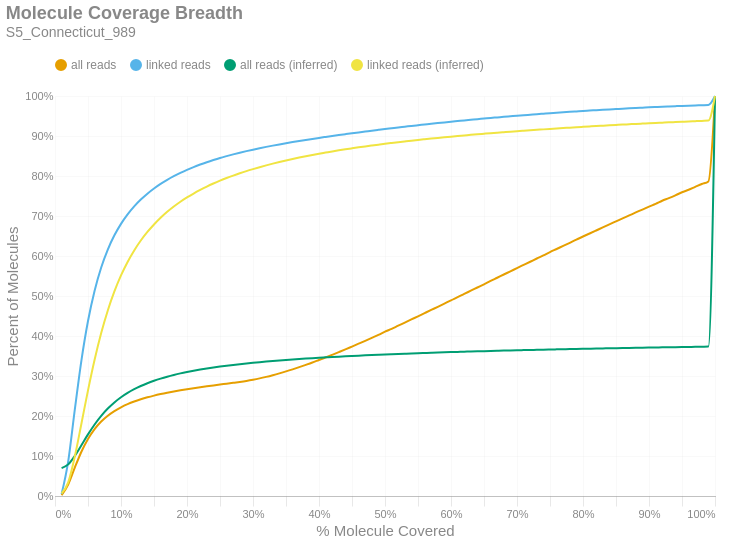

The code cell stored with this chart in its notebook:
### Markdown cell above
### Molecule Read Coverage
This chart shows molecule coverage breadth as computed by the number of bases aligned to that molecule. In other words, "*how much of each unique long molecule is actually sequenced/aligned?*" Keep in mind there is a distinction between sequences and alignments, since some sequences belonging to a particular molecule may not align well and wouldn't appear in the alignment data. This chart also shows molecule coverage breadth as computed by the *inferred fragment* from which the aligned sequences originate. Unlike read coverage, this calculation takes into account the total insert size, including unsequenced gaps between the forward and reverse reads. Like the previous figures, these are cumulative percents.

### Code cell
if SKIPLR:
    print_html(f"Skipped")
else:
    binned_df = consolidated_hist(valids['coverage_bp'], mask, 0.01, True)
    binned_df_inf = consolidated_hist(valids['coverage_inserts'], mask, 0.01, True)
    binned_df = binned_df.with_columns(pl.lit(binned_df_inf['all reads (cumsum)']).alias('all reads (inferred)'))
    binned_df = binned_df.with_columns(pl.lit(binned_df_inf['linked reads (cumsum)']).alias('linked reads (inferred)'))
    binned_df = binned_df.with_columns(
        (pl.col('bin').cast(pl.Float64) + 0.01).alias('right_edge')
    )

    with SafeRender(binned_df):
        (
            density_plot(binned_df, 'Molecule Coverage Breadth', samplename, 'molcov', ['all reads (inferred)','linked reads (inferred)'])
            .encode(
                #x=alt.X('bin:Q', title="% Molecule Covered").axis(format = '%').scale(padding=0),
                x=alt.X('right_edge:Q', title="% Molecule Covered").axis(format='%').scale(padding=0),
                y=alt.Y('value:Q', title='Percent of Molecules')
                    .axis(format='%')
                    .stack(False)
                    .scale(domainMin=0, padding=0),
                color=alt.Color("key:N").scale(domain = ["all reads", "linked reads", "all reads (inferred)", "linked reads (inferred)"]),
                tooltip = [
                    alt.Tooltip("key:N", title = "Data Type"),
                    alt.Tooltip("range_label:N", title="% Molecule Covered"),
                    alt.Tooltip("value:Q", format = ".2%", title="% Molecules")
                ]
            )
        ).display()

### Figure 1 — Vega-Lite specification as saved in the notebook (floating-point values rounded to 4 significant figures)
{"width": "container", "height": 400, "config": {"title": {"anchor": "start", "dy": -15, "fontSize": 18, "color": "#888888", "subtitleColor": "#888888", "subtitleFontSize": 14}, "arc": {"fill": "#0072B2"}, "axis": {"domainColor": "#888888", "domainWidth": 0.5, "gridWidth": 0.2, "grid": false, "titleFontWeight": 400, "titleFontSize": 15, "labelFontSize": 11, "labelColor": "#888888", "tickColor": "#888888", "tickWidth": 0.2, "titleColor": "#888888"}, "axisBand": {"grid": false}, "axisX": {"grid": true, "tickSize": 10, "domainCap": "round"}, "axisY": {"domain": false, "grid": true, "tickSize": 0, "domainCap": "round"}, "background": "transparent", "header": {"labelFontSize": 15, "labelColor": "#888888", "titleFontSize": 15, "titleFontWeight": 600, "titleColor": "#888888"}, "legend": {"labelFont": "sans-serif", "labelFontSize": 12, "labelColor": "#888888", "symbolSize": 100, "symbolType": "circle", "titleFontSize": 12, "titlePadding": 10, "titleColor": "#888888", "title": null, "orient": "top"}, "range": {"category": ["#E69F00", "#56B4E9", "#009E73", "#F0E442", "#0072B2", "#D55E00", "#CC79A7", "#000000"], "diverging": ["#cfe8f3", "#a2d4ec", "#73bfe2", "#46abdb", "#1696d2", "#12719e"]}, "area": {"fill": "#0072B2", "fillOpacity": 0.7, "line": true, "strokeOpacity": 0.7}, "line": {"color": "#0072B2", "stroke": "#0072B2", "strokeWidth": 2}, "trail": {"color": "#0072B2", "stroke": "#0072B2", "strokeWidth": 0, "size": 1}, "point": {"filled": true, "fillOpacity": 1.0, "size": 95}, "text": {"color": "#888888", "fontSize": 11, "align": "right", "fontWeight": 400, "size": 11}, "bar": {"fill": "#0072B2", "stroke": null}, "view": {"stroke": null, "continuousWidth": 660, "continuousHeight": 400}}, "data": {"name": "data-5de0cceea091cc17e1b9c562d3b13e7b"}, "mark": {"type": "line", "interpolate": "monotone", "point": {"opacity": 0, "size": 275}}, "encoding": {"color": {"field": "key", "scale": {"domain": ["all reads", "linked reads", "all reads (inferred)", "linked reads (inferred)"]}, "type": "nominal"}, "tooltip": [{"field": "key", "title": "Data Type", "type": "nominal"}, {"field": "range_label", "title": "% Molecule Covered", "type": "nominal"}, {"field": "value", "format": ".2%", "title": "% Molecules", "type": "quantitative"}], "x": {"axis": {"format": "%"}, "field": "right_edge", "scale": {"padding": 0}, "title": "% Molecule Covered", "type": "quantitative"}, "y": {"axis": {"format": "%"}, "field": "value", "scale": {"domainMin": 0, "padding": 0}, "stack": false, "title": "Percent of Molecules", "type": "quantitative"}}, "params": [{"name": "param_c36ac31b6afebe62", "select": {"type": "point", "fields": ["key"]}, "bind": "legend"}], "title": {"text": "Molecule Coverage Breadth", "subtitle": "S5_Connecticut_989"}, "transform": [{"fold": ["all reads (cumsum)", "linked reads (cumsum)", "all reads (inferred)", "linked reads (inferred)"]}, {"calculate": "replace(datum.key, ' (cumsum)', '')", "as": "key"}, {"filter": {"param": "param_c36ac31b6afebe62"}}], "usermeta": {"embedOptions": {"downloadFileName": "S5_Connecticut_989.molcov"}}, "$schema": "https://vega.github.io/schema/vega-lite/v6.1.0.json", "datasets": {"data-5de0cceea091cc17e1b9c562d3b13e7b": [{"bin": "0.0", "interval": "0.0-0.01", "all reads": 0.001821, "linked reads": 0.004785, "all reads (cumsum)": 0.001821, "linked reads (cumsum)": 0.004785, "range_label": "0.0-0.01", "all reads (inferred)": 0.06963, "linked reads (inferred)": 0.006512, "right_edge": 0.01}, {"bin": "0.01", "interval": "0.01-0.02", "all reads": 0.02695, "linked reads": 0.0816, "all reads (cumsum)": 0.02877, "linked reads (cumsum)": 0.08638, "range_label": "0.01-0.02", "all reads (inferred)": 0.07909, "linked reads (inferred)": 0.03389, "right_edge": 0.02}, {"bin": "0.02", "interval": "0.02-0.03", "all reads": 0.0421, "linked reads": 0.1295, "all reads (cumsum)": 0.07087, "linked reads (cumsum)": 0.2159, "range_label": "0.02-0.03", "all reads (inferred)": 0.1004, "linked reads (inferred)": 0.09859, "right_edge": 0.03}, {"bin": "0.03", "interval": "0.03-0.04", "all reads": 0.0398, "linked reads": 0.1227, "all reads (cumsum)": 0.1107, "linked reads (cumsum)": 0.3385, "range_label": "0.03-0.04", "all reads (inferred)": 0.1271, "linked reads (inferred)": 0.1807, "right_edge": 0.04}, {"bin": "0.04", "interval": "0.04-0.05", "all reads": 0.03203, "linked reads": 0.09884, "all reads (cumsum)": 0.1427, "linked reads (cumsum)": 0.4374, "range_label": "0.04-0.05", "all reads (inferred)": 0.154, "linked reads (inferred)": 0.264, "right_edge": 0.05}, {"bin": "0.05", "interval": "0.05-0.06", "all reads": 0.02462, "linked reads": 0.07582, "all reads (cumsum)": 0.1673, "linked reads (cumsum)": 0.5132, "range_label": "0.05-0.06", "all reads (inferred)": 0.1788, "linked reads (inferred)": 0.3406, "right_edge": 0.06}, {"bin": "0.06", "interval": "0.06-0.07", "all reads": 0.01889, "linked reads": 0.05814, "all reads (cumsum)": 0.1862, "linked reads (cumsum)": 0.5713, "range_label": "0.06-0.07", "all reads (inferred)": 0.2003, "linked reads (inferred)": 0.4075, "right_edge": 0.07}, {"bin": "0.07", "interval": "0.07-0.08", "all reads": 0.0146, "linked reads": 0.04482, "all reads (cumsum)": 0.2008, "linked reads (cumsum)": 0.6162, "range_label": "0.07-0.08", "all reads (inferred)": 0.2186, "linked reads (inferred)": 0.4639, "right_edge": 0.08}, {"bin": "0.08", "interval": "0.08-0.09", "all reads": 0.01161, "linked reads": 0.03558, "all reads (cumsum)": 0.2124, "linked reads (cumsum)": 0.6517, "range_label": "0.08-0.09", "all reads (inferred)": 0.2339, "linked reads (inferred)": 0.5113, "right_edge": 0.09}, {"bin": "0.09", "interval": "0.09-0.1", "all reads": 0.009362, "linked reads": 0.0286, "all reads (cumsum)": 0.2218, "linked reads (cumsum)": 0.6803, "range_label": "0.09-0.1", "all reads (inferred)": 0.2469, "linked reads (inferred)": 0.5515, "right_edge": 0.1}, {"bin": "0.1", "interval": "0.1-0.11", "all reads": 0.007786, "linked reads": 0.02371, "all reads (cumsum)": 0.2296, "linked reads (cumsum)": 0.704, "range_label": "0.1-0.11", "all reads (inferred)": 0.2578, "linked reads (inferred)": 0.5852, "right_edge": 0.11}, {"bin": "0.11", "interval": "0.11-0.12", "all reads": 0.00657, "linked reads": 0.01995, "all reads (cumsum)": 0.2361, "linked reads (cumsum)": 0.724, "range_label": "0.11-0.12", "all reads (inferred)": 0.2671, "linked reads (inferred)": 0.614, "right_edge": 0.12}, {"bin": "0.12", "interval": "0.12-0.13", "all reads": 0.005622, "linked reads": 0.01708, "all reads (cumsum)": 0.2418, "linked reads (cumsum)": 0.7411, "range_label": "0.12-0.13", "all reads (inferred)": 0.2751, "linked reads (inferred)": 0.6387, "right_edge": 0.13}, {"bin": "0.13", "interval": "0.13-0.14", "all reads": 0.004911, "linked reads": 0.01482, "all reads (cumsum)": 0.2467, "linked reads (cumsum)": 0.7559, "range_label": "0.13-0.14", "all reads (inferred)": 0.282, "linked reads (inferred)": 0.6601, "right_edge": 0.14}, {"bin": "0.14", "interval": "0.14-0.15", "all reads": 0.004317, "linked reads": 0.01296, "all reads (cumsum)": 0.251, "linked reads (cumsum)": 0.7688, "range_label": "0.14-0.15", "all reads (inferred)": 0.2881, "linked reads (inferred)": 0.6789, "right_edge": 0.15}, {"bin": "0.15", "interval": "0.15-0.16", "all reads": 0.003838, "linked reads": 0.01142, "all reads (cumsum)": 0.2548, "linked reads (cumsum)": 0.7803, "range_label": "0.15-0.16", "all reads (inferred)": 0.2935, "linked reads (inferred)": 0.6956, "right_edge": 0.16}, {"bin": "0.16", "interval": "0.16-0.17", "all reads": 0.003469, "linked reads": 0.01024, "all reads (cumsum)": 0.2583, "linked reads (cumsum)": 0.7905, "range_label": "0.16-0.17", "all reads (inferred)": 0.2983, "linked reads (inferred)": 0.7104, "right_edge": 0.17}, {"bin": "0.17", "interval": "0.17-0.18", "all reads": 0.003152, "linked reads": 0.009134, "all reads (cumsum)": 0.2614, "linked reads (cumsum)": 0.7996, "range_label": "0.17-0.18", "all reads (inferred)": 0.3026, "linked reads (inferred)": 0.7237, "right_edge": 0.18}, {"bin": "0.18", "interval": "0.18-0.19", "all reads": 0.002901, "linked reads": 0.008232, "all reads (cumsum)": 0.2643, "linked reads (cumsum)": 0.8079, "range_label": "0.18-0.19", "all reads (inferred)": 0.3065, "linked reads (inferred)": 0.7357, "right_edge": 0.19}, {"bin": "0.19", "interval": "0.19-0.2", "all reads": 0.002727, "linked reads": 0.007592, "all reads (cumsum)": 0.2671, "linked reads (cumsum)": 0.8155, "range_label": "0.19-0.2", "all reads (inferred)": 0.31, "linked reads (inferred)": 0.7464, "right_edge": 0.2}, {"bin": "0.2", "interval": "0.2-0.21", "all reads": 0.002534, "linked reads": 0.006844, "all reads (cumsum)": 0.2696, "linked reads (cumsum)": 0.8223, "range_label": "0.2-0.21", "all reads (inferred)": 0.3132, "linked reads (inferred)": 0.7562, "right_edge": 0.21}, {"bin": "0.21", "interval": "0.21-0.22", "all reads": 0.00241, "linked reads": 0.006342, "all reads (cumsum)": 0.272, "linked reads (cumsum)": 0.8286, "range_label": "0.21-0.22", "all reads (inferred)": 0.3161, "linked reads (inferred)": 0.7652, "right_edge": 0.22}, {"bin": "0.22", "interval": "0.22-0.23", "all reads": 0.002294, "linked reads": 0.00585, "all reads (cumsum)": 0.2743, "linked reads (cumsum)": 0.8345, "range_label": "0.22-0.23", "all reads (inferred)": 0.3188, "linked reads (inferred)": 0.7736, "right_edge": 0.23}, {"bin": "0.23", "interval": "0.23-0.24", "all reads": 0.002215, "linked reads": 0.005441, "all reads (cumsum)": 0.2765, "linked reads (cumsum)": 0.8399, "range_label": "0.23-0.24", "all reads (inferred)": 0.3213, "linked reads (inferred)": 0.7812, "right_edge": 0.24}, {"bin": "0.24", "interval": "0.24-0.25", "all reads": 0.002162, "linked reads": 0.00511, "all reads (cumsum)": 0.2787, "linked reads (cumsum)": 0.845, "range_label": "0.24-0.25", "all reads (inferred)": 0.3236, "linked reads (inferred)": 0.7883, "right_edge": 0.25}, {"bin": "0.25", "interval": "0.25-0.26", "all reads": 0.002071, "linked reads": 0.004617, "all reads (cumsum)": 0.2808, "linked reads (cumsum)": 0.8497, "range_label": "0.25-0.26", "all reads (inferred)": 0.3258, "linked reads (inferred)": 0.7949, "right_edge": 0.26}, {"bin": "0.26", "interval": "0.26-0.27", "all reads": 0.002133, "linked reads": 0.00444, "all reads (cumsum)": 0.2829, "linked reads (cumsum)": 0.8541, "range_label": "0.26-0.27", "all reads (inferred)": 0.3278, "linked reads (inferred)": 0.801, "right_edge": 0.27}, {"bin": "0.27", "interval": "0.27-0.28", "all reads": 0.00223, "linked reads": 0.004152, "all reads (cumsum)": 0.2851, "linked reads (cumsum)": 0.8583, "range_label": "0.27-0.28", "all reads (inferred)": 0.3296, "linked reads (inferred)": 0.8068, "right_edge": 0.28}, {"bin": "0.28", "interval": "0.28-0.29", "all reads": 0.002535, "linked reads": 0.00393, "all reads (cumsum)": 0.2877, "linked reads (cumsum)": 0.8622, "range_label": "0.28-0.29", "all reads (inferred)": 0.3314, "linked reads (inferred)": 0.8122, "right_edge": 0.29}, {"bin": "0.29", "interval": "0.29-0.3", "all reads": 0.002966, "linked reads": 0.003692, "all reads (cumsum)": 0.2906, "linked reads (cumsum)": 0.8659, "range_label": "0.29-0.3", "all reads (inferred)": 0.333, "linked reads (inferred)": 0.8172, "right_edge": 0.3}, {"bin": "0.3", "interval": "0.3-0.31", "all reads": 0.003404, "linked reads": 0.003511, "all reads (cumsum)": 0.294, "linked reads (cumsum)": 0.8694, "range_label": "0.3-0.31", "all reads (inferred)": 0.3346, "linked reads (inferred)": 0.822, "right_edge": 0.31}, {"bin": "0.31", "interval": "0.31-0.32", "all reads": 0.003846, "linked reads": 0.003381, "all reads (cumsum)": 0.2979, "linked reads (cumsum)": 0.8728, "range_label": "0.31-0.32", "all reads (inferred)": 0.3361, "linked reads (inferred)": 0.8266, "right_edge": 0.32}, {"bin": "0.32", "interval": "0.32-0.33", "all reads": 0.004213, "linked reads": 0.003193, "all reads (cumsum)": 0.3021, "linked reads (cumsum)": 0.876, "range_label": "0.32-0.33", "all reads (inferred)": 0.3375, "linked reads (inferred)": 0.8309, "right_edge": 0.33}, {"bin": "0.33", "interval": "0.33-0.34", "all reads": 0.004552, "linked reads": 0.00306, "all reads (cumsum)": 0.3066, "linked reads (cumsum)": 0.879, "range_label": "0.33-0.34", "all reads (inferred)": 0.3389, "linked reads (inferred)": 0.835, "right_edge": 0.34}, {"bin": "0.34", "interval": "0.34-0.35", "all reads": 0.004852, "linked reads": 0.002952, "all reads (cumsum)": 0.3115, "linked reads (cumsum)": 0.882, "range_label": "0.34-0.35", "all reads (inferred)": 0.3401, "linked reads (inferred)": 0.8388, "right_edge": 0.35}, {"bin": "0.35", "interval": "0.35-0.36", "all reads": 0.005188, "linked reads": 0.002819, "all reads (cumsum)": 0.3167, "linked reads (cumsum)": 0.8848, "range_label": "0.35-0.36", "all reads (inferred)": 0.3413, "linked reads (inferred)": 0.8425, "right_edge": 0.36}, {"bin": "0.36", "interval": "0.36-0.37", "all reads": 0.005459, "linked reads": 0.002747, "all reads (cumsum)": 0.3221, "linked reads (cumsum)": 0.8875, "range_label": "0.36-0.37", "all reads (inferred)": 0.3425, "linked reads (inferred)": 0.846, "right_edge": 0.37}, {"bin": "0.37", "interval": "0.37-0.38", "all reads": 0.005754, "linked reads": 0.002671, "all reads (cumsum)": 0.3279, "linked reads (cumsum)": 0.8902, "range_label": "0.37-0.38", "all reads (inferred)": 0.3436, "linked reads (inferred)": 0.8494, "right_edge": 0.38}, {"bin": "0.38", "interval": "0.38-0.39", "all reads": 0.00592, "linked reads": 0.002543, "all reads (cumsum)": 0.3338, "linked reads (cumsum)": 0.8928, "range_label": "0.38-0.39", "all reads (inferred)": 0.3446, "linked reads (inferred)": 0.8526, "right_edge": 0.39}, {"bin": "0.39", "interval": "0.39-0.4", "all reads": 0.006316, "linked reads": 0.002517, "all reads (cumsum)": 0.3401, "linked reads (cumsum)": 0.8953, "range_label": "0.39-0.4", "all reads (inferred)": 0.3456, "linked reads (inferred)": 0.8557, "right_edge": 0.4}, {"bin": "0.4", "interval": "0.4-0.41", "all reads": 0.006258, "linked reads": 0.002393, "all reads (cumsum)": 0.3464, "linked reads (cumsum)": 0.8977, "range_label": "0.4-0.41", "all reads (inferred)": 0.3466, "linked reads (inferred)": 0.8585, "right_edge": 0.41}, {"bin": "0.41", "interval": "0.41-0.42", "all reads": 0.00657, "linked reads": 0.002353, "all reads (cumsum)": 0.353, "linked reads (cumsum)": 0.9, "range_label": "0.41-0.42", "all reads (inferred)": 0.3475, "linked reads (inferred)": 0.8614, "right_edge": 0.42}, {"bin": "0.42", "interval": "0.42-0.43", "all reads": 0.006717, "linked reads": 0.002295, "all reads (cumsum)": 0.3597, "linked reads (cumsum)": 0.9023, "range_label": "0.42-0.43", "all reads (inferred)": 0.3484, "linked reads (inferred)": 0.8642, "right_edge": 0.43}, {"bin": "0.43", "interval": "0.43-0.44", "all reads": 0.006819, "linked reads": 0.002257, "all reads (cumsum)": 0.3665, "linked reads (cumsum)": 0.9046, "range_label": "0.43-0.44", "all reads (inferred)": 0.3493, "linked reads (inferred)": 0.8668, "right_edge": 0.44}, {"bin": "0.44", "interval": "0.44-0.45", "all reads": 0.007091, "linked reads": 0.002236, "all reads (cumsum)": 0.3736, "linked reads (cumsum)": 0.9068, "range_label": "0.44-0.45", "all reads (inferred)": 0.3501, "linked reads (inferred)": 0.8692, "right_edge": 0.45}, {"bin": "0.45", "interval": "0.45-0.46", "all reads": 0.007153, "linked reads": 0.002184, "all reads (cumsum)": 0.3807, "linked reads (cumsum)": 0.909, "range_label": "0.45-0.46", "all reads (inferred)": 0.3509, "linked reads (inferred)": 0.8717, "right_edge": 0.46}, {"bin": "0.46", "interval": "0.46-0.47", "all reads": 0.007227, "linked reads": 0.002137, "all reads (cumsum)": 0.388, "linked reads (cumsum)": 0.9111, "range_label": "0.46-0.47", "all reads (inferred)": 0.3517, "linked reads (inferred)": 0.874, "right_edge": 0.47}, {"bin": "0.47", "interval": "0.47-0.48", "all reads": 0.007486, "linked reads": 0.002174, "all reads (cumsum)": 0.3955, "linked reads (cumsum)": 0.9133, "range_label": "0.47-0.48", "all reads (inferred)": 0.3524, "linked reads (inferred)": 0.8762, "right_edge": 0.48}, {"bin": "0.48", "interval": "0.48-0.49", "all reads": 0.007216, "linked reads": 0.00208, "all reads (cumsum)": 0.4027, "linked reads (cumsum)": 0.9154, "range_label": "0.48-0.49", "all reads (inferred)": 0.3531, "linked reads (inferred)": 0.8784, "right_edge": 0.49}, {"bin": "0.49", "interval": "0.49-0.5", "all reads": 0.008106, "linked reads": 0.002049, "all reads (cumsum)": 0.4108, "linked reads (cumsum)": 0.9174, "range_label": "0.49-0.5", "all reads (inferred)": 0.3538, "linked reads (inferred)": 0.8806, "right_edge": 0.5}, {"bin": "0.5", "interval": "0.5-0.51", "all reads": 0.007061, "linked reads": 0.001969, "all reads (cumsum)": 0.4178, "linked reads (cumsum)": 0.9194, "range_label": "0.5-0.51", "all reads (inferred)": 0.3545, "linked reads (inferred)": 0.8826, "right_edge": 0.51}, {"bin": "0.51", "interval": "0.51-0.52", "all reads": 0.007976, "linked reads": 0.001981, "all reads (cumsum)": 0.4258, "linked reads (cumsum)": 0.9214, "range_label": "0.51-0.52", "all reads (inferred)": 0.3551, "linked reads (inferred)": 0.8845, "right_edge": 0.52}, {"bin": "0.52", "interval": "0.52-0.53", "all reads": 0.007651, "linked reads": 0.001854, "all reads (cumsum)": 0.4335, "linked reads (cumsum)": 0.9232, "range_label": "0.52-0.53", "all reads (inferred)": 0.3558, "linked reads (inferred)": 0.8865, "right_edge": 0.53}, {"bin": "0.53", "interval": "0.53-0.54", "all reads": 0.007915, "linked reads": 0.001905, "all reads (cumsum)": 0.4414, "linked reads (cumsum)": 0.9251, "range_label": "0.53-0.54", "all reads (inferred)": 0.3564, "linked reads (inferred)": 0.8883, "right_edge": 0.54}, {"bin": "0.54", "interval": "0.54-0.55", "all reads": 0.007739, "linked reads": 0.001816, "all reads (cumsum)": 0.4491, "linked reads (cumsum)": 0.927, "range_label": "0.54-0.55", "all reads (inferred)": 0.357, "linked reads (inferred)": 0.8902, "right_edge": 0.55}, {"bin": "0.55", "interval": "0.55-0.56", "all reads": 0.008022, "linked reads": 0.001802, "all reads (cumsum)": 0.4571, "linked reads (cumsum)": 0.9288, "range_label": "0.55-0.56", "all reads (inferred)": 0.3576, "linked reads (inferred)": 0.8919, "right_edge": 0.56}, {"bin": "0.56", "interval": "0.56-0.57", "all reads": 0.007978, "linked reads": 0.001813, "all reads (cumsum)": 0.4651, "linked reads (cumsum)": 0.9306, "range_label": "0.56-0.57", "all reads (inferred)": 0.3582, "linked reads (inferred)": 0.8936, "right_edge": 0.57}, {"bin": "0.57", "interval": "0.57-0.58", "all reads": 0.007829, "linked reads": 0.001746, "all reads (cumsum)": 0.4729, "linked reads (cumsum)": 0.9323, "range_label": "0.57-0.58", "all reads (inferred)": 0.3587, "linked reads (inferred)": 0.8953, "right_edge": 0.58}, {"bin": "0.58", "interval": "0.58-0.59", "all reads": 0.008043, "linked reads": 0.001705, "all reads (cumsum)": 0.481, "linked reads (cumsum)": 0.934, "range_label": "0.58-0.59", "all reads (inferred)": 0.3592, "linked reads (inferred)": 0.8969, "right_edge": 0.59}, {"bin": "0.59", "interval": "0.59-0.6", "all reads": 0.008158, "linked reads": 0.001667, "all reads (cumsum)": 0.4891, "linked reads (cumsum)": 0.9357, "range_label": "0.59-0.6", "all reads (inferred)": 0.3598, "linked reads (inferred)": 0.8984, "right_edge": 0.6}, {"bin": "0.6", "interval": "0.6-0.61", "all reads": 0.007839, "linked reads": 0.001607, "all reads (cumsum)": 0.497, "linked reads (cumsum)": 0.9373, "range_label": "0.6-0.61", "all reads (inferred)": 0.3603, "linked reads (inferred)": 0.8999, "right_edge": 0.61}, {"bin": "0.61", "interval": "0.61-0.62", "all reads": 0.008245, "linked reads": 0.001619, "all reads (cumsum)": 0.5052, "linked reads (cumsum)": 0.9389, "range_label": "0.61-0.62", "all reads (inferred)": 0.3607, "linked reads (inferred)": 0.9014, "right_edge": 0.62}, {"bin": "0.62", "interval": "0.62-0.63", "all reads": 0.007995, "linked reads": 0.001559, "all reads (cumsum)": 0.5132, "linked reads (cumsum)": 0.9405, "range_label": "0.62-0.63", "all reads (inferred)": 0.3612, "linked reads (inferred)": 0.9029, "right_edge": 0.63}, {"bin": "0.63", "interval": "0.63-0.64", "all reads": 0.008056, "linked reads": 0.001572, "all reads (cumsum)": 0.5213, "linked reads (cumsum)": 0.942, "range_label": "0.63-0.64", "all reads (inferred)": 0.3617, "linked reads (inferred)": 0.9043, "right_edge": 0.64}, {"bin": "0.64", "interval": "0.64-0.65", "all reads": 0.008025, "linked reads": 0.001504, "all reads (cumsum)": 0.5293, "linked reads (cumsum)": 0.9435, "range_label": "0.64-0.65", "all reads (inferred)": 0.3622, "linked reads (inferred)": 0.9056, "right_edge": 0.65}, {"bin": "0.65", "interval": "0.65-0.66", "all reads": 0.008333, "linked reads": 0.00155, "all reads (cumsum)": 0.5376, "linked reads (cumsum)": 0.9451, "range_label": "0.65-0.66", "all reads (inferred)": 0.3626, "linked reads (inferred)": 0.907, "right_edge": 0.66}, {"bin": "0.66", "interval": "0.66-0.67", "all reads": 0.007973, "linked reads": 0.001412, "all reads (cumsum)": 0.5456, "linked reads (cumsum)": 0.9465, "range_label": "0.66-0.67", "all reads (inferred)": 0.3631, "linked reads (inferred)": 0.9083, "right_edge": 0.67}, {"bin": "0.67", "interval": "0.67-0.68", "all reads": 0.008086, "linked reads": 0.001441, "all reads (cumsum)": 0.5537, "linked reads (cumsum)": 0.9479, "range_label": "0.67-0.68", "all reads (inferred)": 0.3635, "linked reads (inferred)": 0.9095, "right_edge": 0.68}, {"bin": "0.68", "interval": "0.68-0.69", "all reads": 0.007947, "linked reads": 0.001346, "all reads (cumsum)": 0.5616, "linked reads (cumsum)": 0.9493, "range_label": "0.68-0.69", "all reads (inferred)": 0.3639, "linked reads (inferred)": 0.9108, "right_edge": 0.69}, {"bin": "0.69", "interval": "0.69-0.7", "all reads": 0.008137, "linked reads": 0.001353, "all reads (cumsum)": 0.5698, "linked reads (cumsum)": 0.9506, "range_label": "0.69-0.7", "all reads (inferred)": 0.3643, "linked reads (inferred)": 0.912, "right_edge": 0.7}, {"bin": "0.7", "interval": "0.7-0.71", "all reads": 0.007928, "linked reads": 0.001322, "all reads (cumsum)": 0.5777, "linked reads (cumsum)": 0.952, "range_label": "0.7-0.71", "all reads (inferred)": 0.3647, "linked reads (inferred)": 0.9132, "right_edge": 0.71}, {"bin": "0.71", "interval": "0.71-0.72", "all reads": 0.007927, "linked reads": 0.001277, "all reads (cumsum)": 0.5856, "linked reads (cumsum)": 0.9532, "range_label": "0.71-0.72", "all reads (inferred)": 0.3651, "linked reads (inferred)": 0.9143, "right_edge": 0.72}, {"bin": "0.72", "interval": "0.72-0.73", "all reads": 0.008071, "linked reads": 0.001281, "all reads (cumsum)": 0.5937, "linked reads (cumsum)": 0.9545, "range_label": "0.72-0.73", "all reads (inferred)": 0.3655, "linked reads (inferred)": 0.9154, "right_edge": 0.73}, {"bin": "0.73", "interval": "0.73-0.74", "all reads": 0.007809, "linked reads": 0.001244, "all reads (cumsum)": 0.6015, "linked reads (cumsum)": 0.9558, "range_label": "0.73-0.74", "all reads (inferred)": 0.3659, "linked reads (inferred)": 0.9166, "right_edge": 0.74}, {"bin": "0.74", "interval": "0.74-0.75", "all reads": 0.008273, "linked reads": 0.001246, "all reads (cumsum)": 0.6098, "linked reads (cumsum)": 0.957, "range_label": "0.74-0.75", "all reads (inferred)": 0.3662, "linked reads (inferred)": 0.9177, "right_edge": 0.75}, {"bin": "0.75", "interval": "0.75-0.76", "all reads": 0.007672, "linked reads": 0.00119, "all reads (cumsum)": 0.6175, "linked reads (cumsum)": 0.9582, "range_label": "0.75-0.76", "all reads (inferred)": 0.3666, "linked reads (inferred)": 0.9188, "right_edge": 0.76}, {"bin": "0.76", "interval": "0.76-0.77", "all reads": 0.007798, "linked reads": 0.001144, "all reads (cumsum)": 0.6253, "linked reads (cumsum)": 0.9593, "range_label": "0.76-0.77", "all reads (inferred)": 0.367, "linked reads (inferred)": 0.9198, "right_edge": 0.77}, {"bin": "0.77", "interval": "0.77-0.78", "all reads": 0.007744, "linked reads": 0.001109, "all reads (cumsum)": 0.633, "linked reads (cumsum)": 0.9605, "range_label": "0.77-0.78", "all reads (inferred)": 0.3673, "linked reads (inferred)": 0.9208, "right_edge": 0.78}, {"bin": "0.78", "interval": "0.78-0.79", "all reads": 0.007702, "linked reads": 0.001078, "all reads (cumsum)": 0.6407, "linked reads (cumsum)": 0.9615, "range_label": "0.78-0.79", "all reads (inferred)": 0.3677, "linked reads (inferred)": 0.9219, "right_edge": 0.79}, {"bin": "0.79", "interval": "0.79-0.8", "all reads": 0.008081, "linked reads": 0.001074, "all reads (cumsum)": 0.6488, "linked reads (cumsum)": 0.9626, "range_label": "0.79-0.8", "all reads (inferred)": 0.368, "linked reads (inferred)": 0.9229, "right_edge": 0.8}, {"bin": "0.8", "interval": "0.8-0.81", "all reads": 0.007389, "linked reads": 0.000982, "all reads (cumsum)": 0.6562, "linked reads (cumsum)": 0.9636, "range_label": "0.8-0.81", "all reads (inferred)": 0.3683, "linked reads (inferred)": 0.9239, "right_edge": 0.81}, {"bin": "0.81", "interval": "0.81-0.82", "all reads": 0.007624, "linked reads": 0.001015, "all reads (cumsum)": 0.6638, "linked reads (cumsum)": 0.9646, "range_label": "0.81-0.82", "all reads (inferred)": 0.3687, "linked reads (inferred)": 0.9248, "right_edge": 0.82}, {"bin": "0.82", "interval": "0.82-0.83", "all reads": 0.00771, "linked reads": 0.0009969, "all reads (cumsum)": 0.6715, "linked reads (cumsum)": 0.9656, "range_label": "0.82-0.83", "all reads (inferred)": 0.369, "linked reads (inferred)": 0.9258, "right_edge": 0.83}, {"bin": "0.83", "interval": "0.83-0.84", "all reads": 0.007606, "linked reads": 0.0009499, "all reads (cumsum)": 0.6791, "linked reads (cumsum)": 0.9666, "range_label": "0.83-0.84", "all reads (inferred)": 0.3693, "linked reads (inferred)": 0.9267, "right_edge": 0.84}, {"bin": "0.84", "interval": "0.84-0.85", "all reads": 0.007437, "linked reads": 0.0008829, "all reads (cumsum)": 0.6866, "linked reads (cumsum)": 0.9674, "range_label": "0.84-0.85", "all reads (inferred)": 0.3696, "linked reads (inferred)": 0.9276, "right_edge": 0.85}, {"bin": "0.85", "interval": "0.85-0.86", "all reads": 0.007517, "linked reads": 0.0009016, "all reads (cumsum)": 0.6941, "linked reads (cumsum)": 0.9683, "range_label": "0.85-0.86", "all reads (inferred)": 0.3699, "linked reads (inferred)": 0.9285, "right_edge": 0.86}, {"bin": "0.86", "interval": "0.86-0.87", "all reads": 0.007316, "linked reads": 0.0008636, "all reads (cumsum)": 0.7014, "linked reads (cumsum)": 0.9692, "range_label": "0.86-0.87", "all reads (inferred)": 0.3702, "linked reads (inferred)": 0.9294, "right_edge": 0.87}, {"bin": "0.87", "interval": "0.87-0.88", "all reads": 0.007473, "linked reads": 0.0008337, "all reads (cumsum)": 0.7089, "linked reads (cumsum)": 0.97, "range_label": "0.87-0.88", "all reads (inferred)": 0.3705, "linked reads (inferred)": 0.9303, "right_edge": 0.88}, {"bin": "0.88", "interval": "0.88-0.89", "all reads": 0.00725, "linked reads": 0.0008122, "all reads (cumsum)": 0.7161, "linked reads (cumsum)": 0.9708, "range_label": "0.88-0.89", "all reads (inferred)": 0.3708, "linked reads (inferred)": 0.9311, "right_edge": 0.89}, {"bin": "0.89", "interval": "0.89-0.9", "all reads": 0.00743, "linked reads": 0.0008147, "all reads (cumsum)": 0.7235, "linked reads (cumsum)": 0.9717, "range_label": "0.89-0.9", "all reads (inferred)": 0.3711, "linked reads (inferred)": 0.9318, "right_edge": 0.9}, {"bin": "0.9", "interval": "0.9-0.91", "all reads": 0.00685, "linked reads": 0.0007468, "all reads (cumsum)": 0.7304, "linked reads (cumsum)": 0.9724, "range_label": "0.9-0.91", "all reads (inferred)": 0.3713, "linked reads (inferred)": 0.9326, "right_edge": 0.91}, {"bin": "0.91", "interval": "0.91-0.92", "all reads": 0.007734, "linked reads": 0.0007425, "all reads (cumsum)": 0.7381, "linked reads (cumsum)": 0.9732, "range_label": "0.91-0.92", "all reads (inferred)": 0.3716, "linked reads (inferred)": 0.9334, "right_edge": 0.92}, {"bin": "0.92", "interval": "0.92-0.93", "all reads": 0.006548, "linked reads": 0.0007079, "all reads (cumsum)": 0.7447, "linked reads (cumsum)": 0.9739, "range_label": "0.92-0.93", "all reads (inferred)": 0.3719, "linked reads (inferred)": 0.9342, "right_edge": 0.93}, {"bin": "0.93", "interval": "0.93-0.94", "all reads": 0.007082, "linked reads": 0.0006873, "all reads (cumsum)": 0.7518, "linked reads (cumsum)": 0.9745, "range_label": "0.93-0.94", "all reads (inferred)": 0.3721, "linked reads (inferred)": 0.9349, "right_edge": 0.94}, {"bin": "0.94", "interval": "0.94-0.95", "all reads": 0.007596, "linked reads": 0.0006643, "all reads (cumsum)": 0.7593, "linked reads (cumsum)": 0.9752, "range_label": "0.94-0.95", "all reads (inferred)": 0.3724, "linked reads (inferred)": 0.9356, "right_edge": 0.95}, {"bin": "0.95", "interval": "0.95-0.96", "all reads": 0.006176, "linked reads": 0.0006251, "all reads (cumsum)": 0.7655, "linked reads (cumsum)": 0.9758, "range_label": "0.95-0.96", "all reads (inferred)": 0.3727, "linked reads (inferred)": 0.9363, "right_edge": 0.96}, {"bin": "0.96", "interval": "0.96-0.97", "all reads": 0.007203, "linked reads": 0.0006036, "all reads (cumsum)": 0.7727, "linked reads (cumsum)": 0.9764, "range_label": "0.96-0.97", "all reads (inferred)": 0.3729, "linked reads (inferred)": 0.9371, "right_edge": 0.97}, {"bin": "0.97", "interval": "0.97-0.98", "all reads": 0.007191, "linked reads": 0.0005815, "all reads (cumsum)": 0.7799, "linked reads (cumsum)": 0.977, "range_label": "0.97-0.98", "all reads (inferred)": 0.3732, "linked reads (inferred)": 0.9378, "right_edge": 0.98}, {"bin": "0.98", "interval": "0.98-0.99", "all reads": 0.006549, "linked reads": 0.0005998, "all reads (cumsum)": 0.7865, "linked reads (cumsum)": 0.9776, "range_label": "0.98-0.99", "all reads (inferred)": 0.3735, "linked reads (inferred)": 0.9385, "right_edge": 0.99}, {"bin": "0.99", "interval": "0.99-1.0", "all reads": 0.2135, "linked reads": 0.02238, "all reads (cumsum)": 1.0, "linked reads (cumsum)": 1.0, "range_label": "0.99-1.0", "all reads (inferred)": 1.0, "linked reads (inferred)": 1.0, "right_edge": 1.0}]}}
